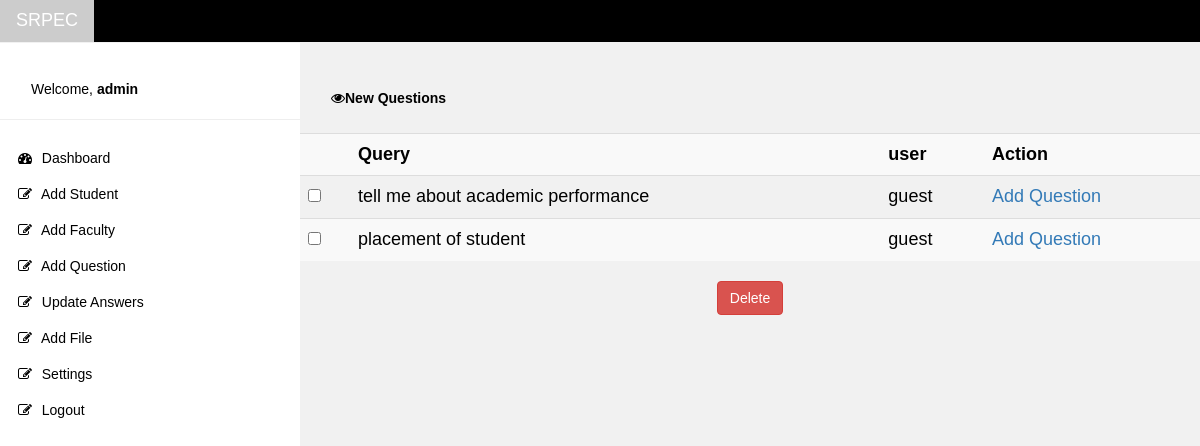
Page /admin/newQuestions (signed in) on the committed database.
### tables this page shows
CREATE TABLE "new_question" (
	`query`	TEXT NOT NULL UNIQUE,
	`user`	TEXT,
	PRIMARY KEY(`query`)
);

### admin/admin.py (the view)
@ad.route("/newQuestions",methods=['GET','POST'])
def newQuestions():
	try:
		sid=session['username']
	except KeyError:
		return redirect('/login')
	conn=sqlite3.connect('chatbot.db')
	cur=conn.cursor()
	if request.method=='POST':
		cid=request.form.getlist('del')
		for i in cid:
			cur.execute("DELETE FROM new_question WHERE query=?",(i,))
		conn.commit()
	cur.execute("SELECT * from new_question")
	row=cur.fetchall()
	return render_template('admin/newQuestions.html',data=row)

### admin/templates/admin/newQuestions.html (shortened to what this page needs)
{% extends "admin/adminLayout.html" %}
{% block content %}
<div class="main" style="margin-left:300px;margin-top:43px;">
  <header class="container" style="padding-top:22px">
    <h5><b><i class="fa fa-eye"></i>New Questions</b></h5>
  </header>
  <table class="table table-striped">
    <tr>
      <th></th>
      <th>Query</th>
      <th>user</th>
      <th>Action</th>
    </tr>
    <form method="POST" action="#">
      {% for i in data %}
      <tr><td><input type="checkbox" name="del" value="{{i[0]}}"></td>
        {% for j in i %}
        <td>{{j}}</td>
        {% endfor %}
        <td><a href="/admin/addQuestion?dt={{i[0]}}">Add Question</a></td>
      </tr>
      {% endfor %}
  </table>
  <center><input type="submit" class="btn btn-danger del" value="Delete"></center>
  {% endblock %}

### static/css/admin-style.css (style rules this page uses)
﻿html,body { font-family:Verdana,sans-serif;font-size:15px;line-height:1.5 }
h5 { font-size:18px }
h1,h2,h3,h4,h5,h6 { font-family:"Segoe UI",Arial,sans-serif;font-weight:400;margin:10px 0 }
.btn,.button { border:none;display:inline-block;padding:8px 16px;vertical-align:middle;overflow:hidden;text-decoration:none;color:inherit;background-color:inherit;text-align:center;cursor:pointer;white-space:nowrap }
.btn,.button { -webkit-touch-callout:none;-webkit-user-select:none;-khtml-user-select:none;-moz-user-select:none;-ms-user-select:none;user-select:none }
.main,#main { transition:margin-left .4s }
.container:after,.container:before,.panel:after,.panel:before,.row:after,.row:before,.row-padding:after,.row-padding:before, .cell-row:before,.cell-row:after,.clear:after,.clear:before,.bar:before,.bar:after { content:"";display:table;clear:both }
.container,.panel { padding:0.01em 16px }
.light-grey,.hover-light-grey:hover,.light-gray,.hover-light-gray:hover { color:#000!important;background-color:#f1f1f1!important }
.container { width: 200px; }
.main { overflow-x: hidden; }

### admin/templates/admin/adminLayout.html (style rules this page uses)
html,body,h1,h2,h3,h4,h5 { font-family: "Raleway", sans-serif }
.container { width: 200px; margin: 16px; }
table tr td,th { font-size: 18px; border-collapse: collapse; }

### rows in the picture
new_question: query "tell me about academic performance", user "guest"
new_question: query "placement of student", user "guest"
